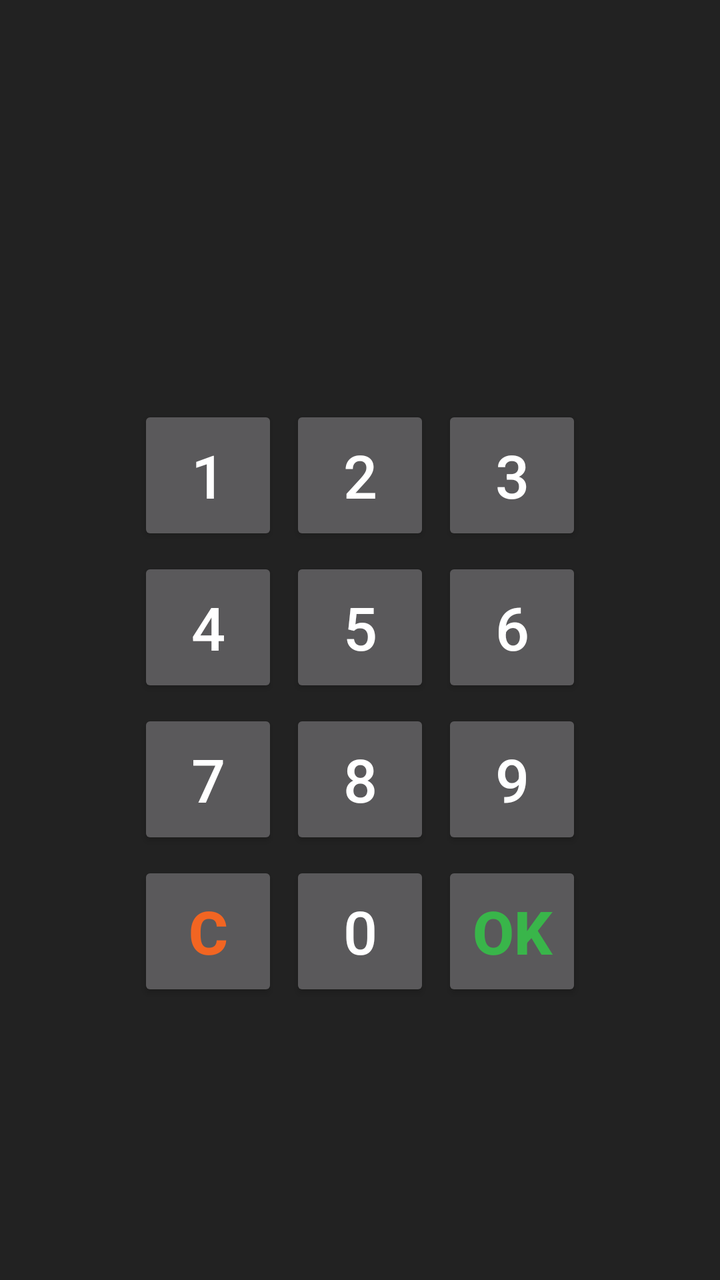
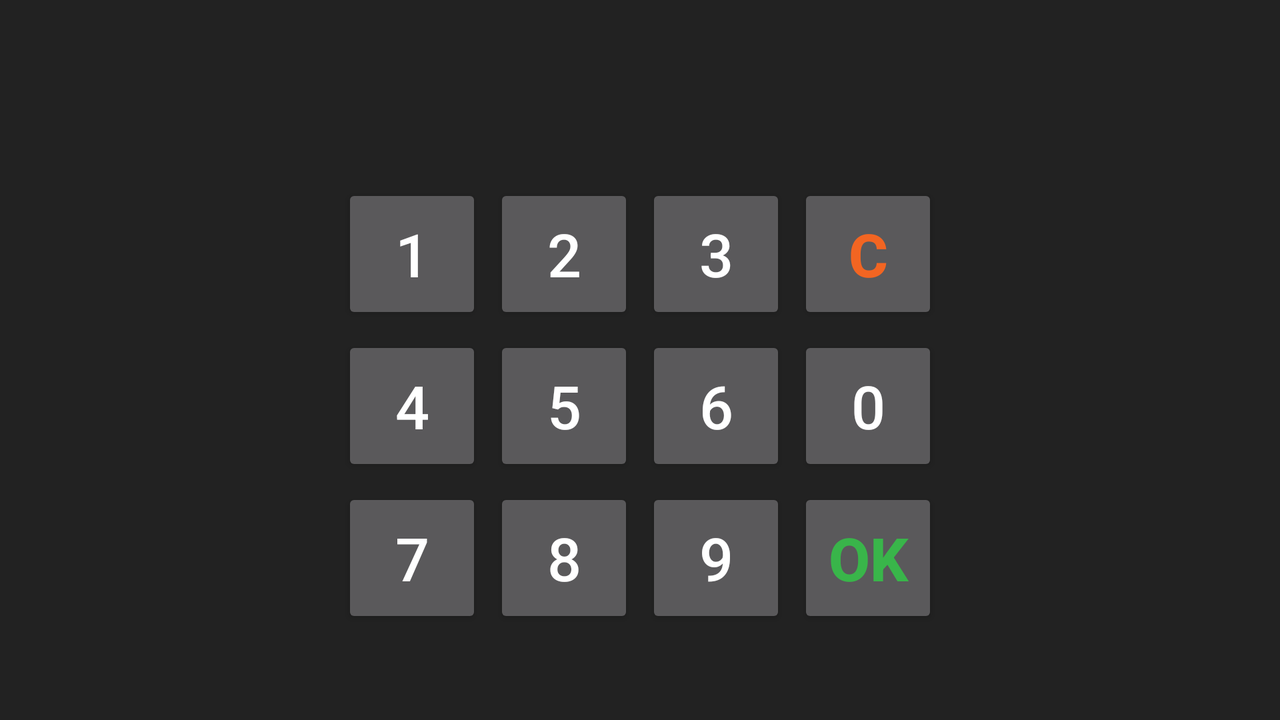

One screen, two layout resources from the same app: the default and the author's alternative for another configuration. Each is rendered where Android would select it; the XML of both is given below.
<!-- AndroidManifest.xml: application theme AppTheme -->
<!-- res/layout/lock.xml -->
<LinearLayout xmlns:android="http://schemas.android.com/apk/res/android"
    android:layout_width="fill_parent"
    android:layout_height="fill_parent"
    android:background="#222222"
    android:minWidth="300dp"
    android:orientation="vertical"
    android:padding="3dp">

    <ViewSwitcher
        android:id="@+id/switcher"
        android:layout_width="fill_parent"
        android:layout_height="wrap_content"
        android:layout_gravity="center"
        android:layout_margin="5dp">

        <TextView
            android:id="@+id/result1"
            android:layout_width="fill_parent"
            android:layout_height="wrap_content"
            android:layout_gravity="center"
            android:background="@drawable/textfield_default"
            android:gravity="center_vertical|center_horizontal"
            android:password="true"
            android:singleLine="true"
            android:textColor="#000"
            android:textSize="40sp" />

        <TextView
            android:id="@+id/result2"
            android:layout_width="fill_parent"
            android:layout_height="wrap_content"
            android:background="@drawable/textfield_default"
            android:gravity="center_vertical|center_horizontal"
            android:password="true"
            android:singleLine="true"
            android:textColor="#000"
            android:textSize="40sp" />
    </ViewSwitcher>

    <android.widget.Space
        android:layout_width="0dp"
        android:layout_height="0dp"
        android:layout_weight="1" />

    <TableLayout
        android:layout_width="wrap_content"
        android:layout_height="wrap_content"
        android:layout_gravity="center">

        <TableRow
            android:layout_width="wrap_content"
            android:layout_height="wrap_content"
            android:layout_gravity="center">

            <Button
                android:id="@+id/b1"
                style="@style/LockButton"
                android:text="1" />

            <Button
                android:id="@+id/b2"
                style="@style/LockButton"
                android:text="2" />

            <Button
                android:id="@+id/b3"
                style="@style/LockButton"
                android:text="3" />
        </TableRow>

        <TableRow
            android:layout_width="wrap_content"
            android:layout_height="wrap_content"
            android:layout_gravity="center">

            <Button
                android:id="@+id/b4"
                style="@style/LockButton"
                android:text="4" />

            <Button
                android:id="@+id/b5"
                style="@style/LockButton"
                android:text="5" />

            <Button
                android:id="@+id/b6"
                style="@style/LockButton"
                android:text="6" />
        </TableRow>

        <TableRow
            android:layout_width="wrap_content"
            android:layout_height="wrap_content"
            android:layout_gravity="center">

            <Button
                android:id="@+id/b7"
                style="@style/LockButton"
                android:text="7" />

            <Button
                android:id="@+id/b8"
                style="@style/LockButton"
                android:text="8" />

            <Button
                android:id="@+id/b9"
                style="@style/LockButton"
                android:text="9" />
        </TableRow>

        <TableRow
            android:layout_width="wrap_content"
            android:layout_height="wrap_content"
            android:layout_gravity="center">

            <Button
                android:id="@+id/bHelp"
                style="@style/LockButton"
                android:text="C"
                android:textColor="#f26522"
                android:textStyle="bold" />

            <Button
                android:id="@+id/b0"
                style="@style/LockButton"
                android:text="0" />

            <Button
                android:id="@+id/bClear"
                style="@style/LockButton"
                android:text="OK"
                android:textColor="#39b54a"
                android:textStyle="bold" />
        </TableRow>
    </TableLayout>

    <android.widget.Space
        android:layout_width="0dp"
        android:layout_height="0dp"
        android:layout_weight="1" />

</LinearLayout>
<!-- resources referenced by this layout -->
<resources>
  <style name="LockButton">
          <item name="android:layout_width">wrap_content</item>
          <item name="android:layout_height">wrap_content</item>
          <item name="android:layout_margin">3dp</item>
          <item name="android:minHeight">@dimen/pin_button_height</item>
          <item name="android:minWidth">@dimen/pin_button_width</item>
          <item name="android:textSize">30sp</item>
      </style>
  <style name="AppTheme" parent="Theme.AppCompat" />
  <dimen name="pin_button_height">70dp</dimen>
  <dimen name="pin_button_width">70dp</dimen>
</resources>
<!-- res/layout-land/lock.xml (the author's variant of the layout above) -->
<!-- drawn on the phone turned sideways -->
<LinearLayout xmlns:android="http://schemas.android.com/apk/res/android"
    android:layout_width="fill_parent"
    android:layout_height="fill_parent"
    android:background="#222222"
    android:minWidth="300dp"
    android:orientation="vertical"
    android:padding="3dp">

    <ViewSwitcher
        android:id="@+id/switcher"
        android:layout_width="fill_parent"
        android:layout_height="wrap_content"
        android:layout_gravity="center"
        android:layout_margin="3dp">

        <TextView
            android:id="@+id/result1"
            android:layout_width="fill_parent"
            android:layout_height="wrap_content"
            android:layout_gravity="center"
            android:background="@drawable/textfield_default"
            android:gravity="center_vertical|center_horizontal"
            android:password="true"
            android:singleLine="true"
            android:textColor="#000"
            android:textSize="30sp" />

        <TextView
            android:id="@+id/result2"
            android:layout_width="fill_parent"
            android:layout_height="wrap_content"
            android:background="@drawable/textfield_default"
            android:gravity="center_vertical|center_horizontal"
            android:password="true"
            android:singleLine="true"
            android:textColor="#000"
            android:textSize="30sp" />
    </ViewSwitcher>

    <androidx.core.widget.Space
        android:layout_width="0dp"
        android:layout_height="0dp"
        android:layout_weight="1" />

    <TableLayout
        android:layout_width="wrap_content"
        android:layout_height="wrap_content"
        android:layout_gravity="center">

        <TableRow
            android:layout_width="wrap_content"
            android:layout_height="wrap_content"
            android:layout_gravity="center">

            <Button
                android:id="@+id/b1"
                style="@style/LockButton"
                android:text="1" />

            <Button
                android:id="@+id/b2"
                style="@style/LockButton"
                android:text="2" />

            <Button
                android:id="@+id/b3"
                style="@style/LockButton"
                android:text="3" />

            <Button
                android:id="@+id/bHelp"
                style="@style/LockButton"
                android:text="C"
                android:textColor="#f26522"
                android:textStyle="bold" />
        </TableRow>

        <TableRow
            android:layout_width="wrap_content"
            android:layout_height="wrap_content"
            android:layout_gravity="center">

            <Button
                android:id="@+id/b4"
                style="@style/LockButton"
                android:text="4" />

            <Button
                android:id="@+id/b5"
                style="@style/LockButton"
                android:text="5" />

            <Button
                android:id="@+id/b6"
                style="@style/LockButton"
                android:text="6" />

            <Button
                android:id="@+id/b0"
                style="@style/LockButton"
                android:text="0" />
        </TableRow>

        <TableRow
            android:layout_width="wrap_content"
            android:layout_height="wrap_content"
            android:layout_gravity="center">

            <Button
                android:id="@+id/b7"
                style="@style/LockButton"
                android:text="7" />

            <Button
                android:id="@+id/b8"
                style="@style/LockButton"
                android:text="8" />

            <Button
                android:id="@+id/b9"
                style="@style/LockButton"
                android:text="9" />

            <Button
                android:id="@+id/bClear"
                style="@style/LockButton"
                android:text="OK"
                android:textColor="#39b54a"
                android:textStyle="bold" />
        </TableRow>

        <TableRow
            android:layout_width="wrap_content"
            android:layout_height="wrap_content"
            android:layout_gravity="center">


        </TableRow>
    </TableLayout>

    <androidx.core.widget.Space
        android:layout_width="0dp"
        android:layout_height="0dp"
        android:layout_weight="1" />

</LinearLayout>
